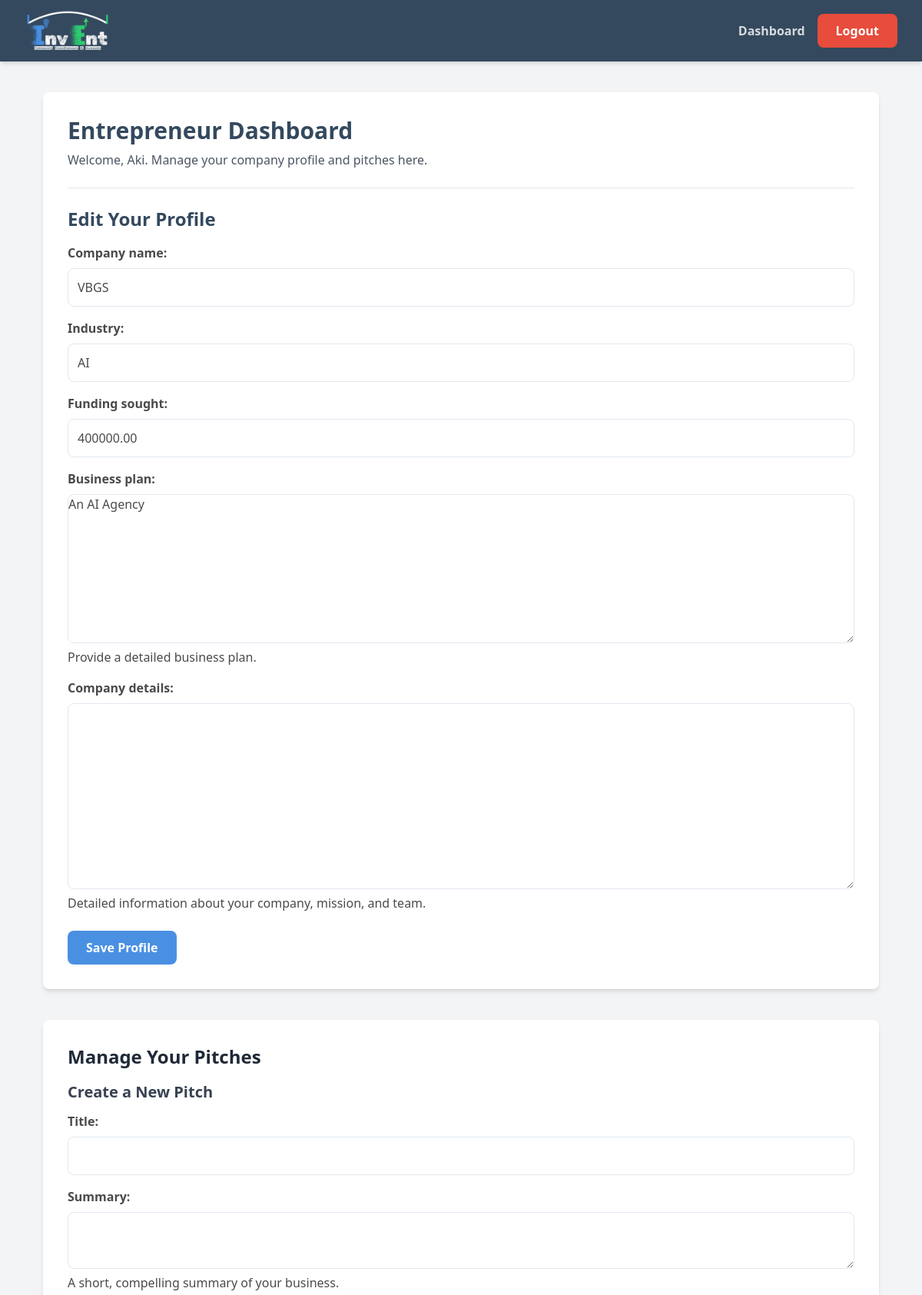
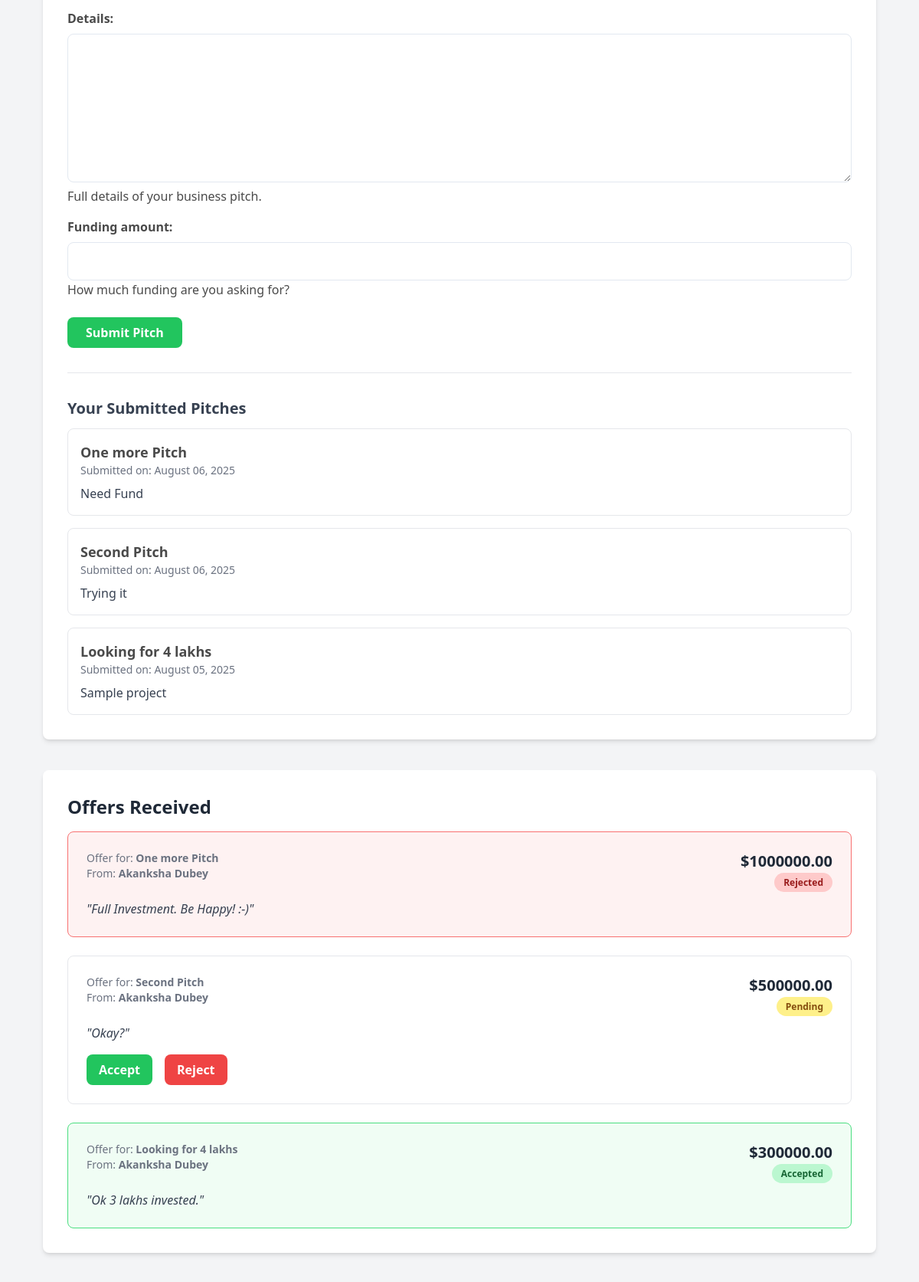
The app's page /dashboard/entrepreneur/ (signed in, upper part) with its own data (2 pictures, top to bottom).
### core/models.py (models this page shows, shortened)
class User(AbstractUser):
    USER_TYPE_CHOICES = (
        (1, 'entrepreneur'),
        (2, 'investor'),
    )
    user_type = models.PositiveSmallIntegerField(choices=USER_TYPE_CHOICES, null=True, blank=True)

class EntrepreneurProfile(models.Model):
    user = models.OneToOneField(User, on_delete=models.CASCADE, primary_key=True, related_name='entrepreneur_profile')
    company_name = models.CharField(max_length=255, blank=True)
    industry = models.CharField(max_length=100, blank=True)
    funding_sought = models.DecimalField(max_digits=12, decimal_places=2, null=True, blank=True)
    business_plan = models.TextField(blank=True, help_text="Provide a detailed business plan.")
    company_details = models.TextField(blank=True, null=True, help_text="Detailed information about your company, mission, and team.")

class Pitch(models.Model):
    entrepreneur = models.ForeignKey(settings.AUTH_USER_MODEL, on_delete=models.CASCADE, related_name='pitches')
    title = models.CharField(max_length=200)
    summary = models.CharField(max_length=500, help_text="A short, compelling summary of your business.")
    details = models.TextField(help_text="Full details of your business pitch.")
    funding_amount = models.DecimalField(max_digits=12, decimal_places=2, help_text="How much funding are you asking for?")
    created_at = models.DateTimeField(auto_now_add=True)

class Offer(models.Model):
    STATUS_CHOICES = (
        ('pending', 'Pending'),
        ('accepted', 'Accepted'),
        ('rejected', 'Rejected'),
    )
    pitch = models.ForeignKey(Pitch, on_delete=models.CASCADE, related_name='offers')
    investor = models.ForeignKey(settings.AUTH_USER_MODEL, on_delete=models.CASCADE, related_name='offers_made')
    amount = models.DecimalField(max_digits=12, decimal_places=2)
    message = models.TextField(blank=True, help_text="Include a personal message or terms with your offer.")
    status = models.CharField(max_length=10, choices=STATUS_CHOICES, default='pending')
    created_at = models.DateTimeField(auto_now_add=True)

### core/views.py (the view, shortened to what this page needs)
# urls.py: path('dashboard/entrepreneur/', views.entrepreneur_dashboard_view, name='entrepreneur_dashboard'),
@login_required
def entrepreneur_dashboard_view(request):
    profile, created = EntrepreneurProfile.objects.get_or_create(user=request.user)
    profile_form = EntrepreneurProfileForm(instance=profile)
    pitch_form = PitchForm()
    unanswered_questions = Question.objects.filter(pitch__entrepreneur=request.user, answer__isnull=True).order_by('-created_at')
    answer_form = AnswerForm()
    my_pitches = Pitch.objects.filter(entrepreneur=request.user).order_by('-created_at')
    received_offers = Offer.objects.filter(pitch__entrepreneur=request.user).order_by('-created_at')
    my_conversations = Conversation.objects.filter(participants=request.user).order_by('-created_at')
    context = {
        'profile_form': profile_form,
        'pitch_form': pitch_form,
        'my_pitches': my_pitches,
        'received_offers': received_offers, # Add offers to context
        'my_conversations': my_conversations, # Add to context
        'unanswered_questions': unanswered_questions,
        'answer_form': answer_form,
    }
    return render(request, 'entrepreneur_dashboard.html', context)

### core/forms.py
class EntrepreneurProfileForm(forms.ModelForm):
    class Meta:
        model = EntrepreneurProfile
        fields = ('company_name', 'industry', 'funding_sought', 'business_plan', 'company_details')
        widgets = {
            'business_plan': forms.Textarea(attrs={'rows': 8}),
        }

class PitchForm(forms.ModelForm):
    class Meta:
        model = Pitch
        fields = ('title', 'summary', 'details', 'funding_amount')
        widgets = {
            'summary': forms.Textarea(attrs={'rows': 3}),
            'details': forms.Textarea(attrs={'rows': 8}),
        }

### templates/entrepreneur_dashboard.html (shortened to what this page needs)
{% extends 'base.html' %}
{% block content %}
<div class="space-y-10">
    <div class="bg-white p-8 rounded-lg shadow-md card">
        <h1 class="text-3xl font-bold text-gray-900 mb-2">Entrepreneur Dashboard</h1>
        <p class="text-gray-600 mb-6">Welcome, {{ user.first_name }}. Manage your company profile and pitches here.</p>
        <div class="border-t border-gray-200 pt-6">
            <h2 class="text-2xl font-semibold text-gray-800 mb-4">Edit Your Profile</h2>
            <form method="post">
                <div class="space-y-4">{{ profile_form.as_p }}</div>
                <div class="text-left mt-6">
                    <button type="submit" name="save_profile" class="btn btn-primary">Save Profile</button>
                </div>
            </form>
        </div>
    </div>
    <div class="bg-white p-8 rounded-lg shadow-md">
        <h2 class="text-2xl font-semibold text-gray-800 mb-4">Manage Your Pitches</h2>
        <div class="mb-8 border-b border-gray-200 pb-8">
            <h3 class="text-xl font-semibold text-gray-700 mb-3">Create a New Pitch</h3>
            <form method="post">
                <div class="space-y-4">{{ pitch_form.as_p }}</div>
                <div class="text-left mt-6">
                    <button type="submit" name="submit_pitch" class="bg-green-500 hover:bg-green-600 text-white font-bold py-2 px-6 rounded-lg">Submit Pitch</button>
                </div>
            </form>
        </div>
        <div>
            <h3 class="text-xl font-semibold text-gray-700 mb-3">Your Submitted Pitches</h3>
            {% if my_pitches %}
                <ul class="space-y-4">
                    {% for pitch in my_pitches %}
                        <li class="p-4 border border-gray-200 rounded-lg">
                            <h4 class="font-bold text-lg">{{ pitch.title }}</h4>
                            <p class="text-sm text-gray-500">Submitted on: {{ pitch.created_at|date:"F d, Y" }}</p>
                            <p class="mt-2 text-gray-700">{{ pitch.summary|truncatewords:30 }}</p>
                        </li>
                    {% endfor %}
                </ul>
            {% else %}
                <p class="text-gray-500">You have not submitted any pitches yet.</p>
            {% endif %}
        </div>
    </div>
    <div class="bg-white p-8 rounded-lg shadow-md">
        <h2 class="text-2xl font-semibold text-gray-800 mb-4">Offers Received</h2>
        {% if received_offers %}
            <div class="space-y-6">
                {% for offer in received_offers %}
                    <div class="p-6 border rounded-lg
                        {% if offer.status == 'accepted' %} border-green-400 bg-green-50
                        {% elif offer.status == 'rejected' %} border-red-400 bg-red-50
                        {% else %} border-gray-200 {% endif %}">
                        <div class="flex justify-between items-start">
                            <div>
                                <p class="text-sm text-gray-500">Offer for: <span class="font-bold">{{ offer.pitch.title }}</span></p>
                                <p class="text-sm text-gray-500">From: <span class="font-semibold">{{ offer.investor.first_name }} {{ offer.investor.last_name }}</span></p>
                            </div>
                            <div class="text-right">
                                <p class="text-xl font-bold text-gray-800">${{ offer.amount|floatformat:2 }}</p>
                                <span class="px-3 py-1 text-xs font-semibold rounded-full
                                    {% if offer.status == 'accepted' %} bg-green-200 text-green-800
                                    {% elif offer.status == 'rejected' %} bg-red-200 text-red-800
                                    {% else %} bg-yellow-200 text-yellow-800 {% endif %}">
                                    {{ offer.get_status_display }}
                                </span>
                            </div>
                        </div>
                        <p class="mt-3 text-gray-700 italic">"{{ offer.message }}"</p>
                        {% if offer.status == 'pending' %}
                        <div class="mt-4 flex items-center gap-4">
                            <a href="{% url 'respond_to_offer' offer.id 'accepted' %}" class="bg-green-500 hover:bg-green-600 text-white font-bold py-2 px-4 rounded-lg">Accept</a>
                            <a href="{% url 'respond_to_offer' offer.id 'rejected' %}" class="bg-red-500 hover:bg-red-600 text-white font-bold py-2 px-4 rounded-lg">Reject</a>
                        </div>
                        {% endif %}
                    </div>
                {% endfor %}
            </div>
        {% else %}
            <p class="text-gray-500">You have not received any offers yet.</p>
        {% endif %}
    </div>
</div>
{% endblock %}

### static/css/custom.css (style rules this page uses)
:root { --primary-blue: #4A90E2; --dark-slate: #34495E; --bright-green: #2ECC71; --danger-red: #E74C3C; --light-gray: #f4f7f6; --text-color: #4A4A4A; --border-color: #e2e8f0; }
body { background-color: var(--light-gray); font-family: 'Poppins', sans-serif; color: var(--text-color); }
.btn { padding: 10px 24px; border-radius: 8px; font-weight: 600; text-align: center; transition: all 0.2s ease-in-out; border: none; cursor: pointer; }
.btn-primary { background-color: var(--primary-blue); color: white; }
input[type="text"], input[type="email"], input[type="password"], input[type="number"], textarea, select { width: 100%; padding: 12px; border: 1px solid var(--border-color); border-radius: 8px; box-shadow: none; transition: border-color 0.2s, box-shadow 0.2s; }
form p { margin: 0; }
form label { font-weight: 600; display: block; margin-bottom: 8px; }
.card { background-color: white; padding: 2rem; border-radius: 12px; box-shadow: 0 4px 6px -1px rgb(0 0 0 / 0.1), 0 2px 4px -2px rgb(0 0 0 / 0.1); margin-bottom: 2rem; }
.card h1, .card h2 { color: var(--dark-slate); }

### records on screen
User: first_name "Aki"
EntrepreneurProfile: company_name "VBGS", industry "AI", funding_sought "400000.00", business_plan "An AI Agency"
Pitch: title "One more Pitch", created_at "August 06, 2025", summary "Need Fund"
Pitch: title "Second Pitch", created_at "August 06, 2025", summary "Trying it"
Pitch: title "Looking for 4 lakhs", created_at "August 05, 2025", summary "Sample project"
Offer: pitch "One more Pitch", investor.first_name "Akanksha", investor.last_name "Dubey", amount "1000000.00", status "Rejected", message "Full Investment. Be Happy! :-)"
Offer: pitch "Second Pitch", investor.first_name "Akanksha", investor.last_name "Dubey", amount "500000.00", status "Pending", message "Okay?", shows "Accept"
Offer: pitch "Looking for 4 lakhs", investor.first_name "Akanksha", investor.last_name "Dubey", amount "300000.00", status "Accepted", message "Ok 3 lakhs invested."
